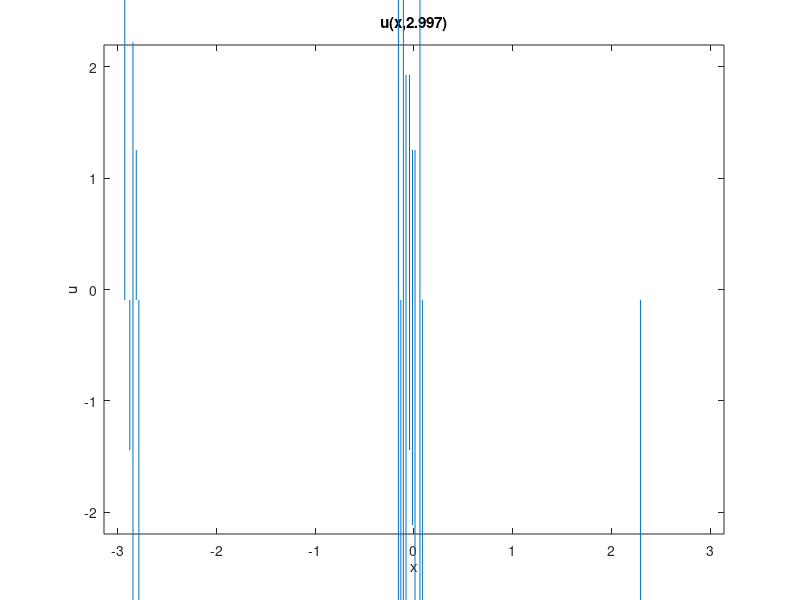

This figure's MATLAB source:
% Solve the transport equation, u_t +cu_x = 0
% using spectral methods and fully explicit Euler time stepping.
% This method is unstable.
% Author: Adam Larios.  Last modified: 2017-01-23.
clear all; close all;

%% Inputs =================================================================
% Resolution (number of points).  Best for FFT to use a power of 2.
N = 2^8;

% Viscosity. Must choose large enough for resolution, small enough for CFL.
c = 1;

% Initial time and final time.
t_0 = 0.0;
t_f = 3.0;

% Domain is [x_left,x_right).  It is periodic, so we identify endpoints.
x_left = -pi;
x_right = pi;

% Initial Condition
u_ic = @(x) sin(x) + 0.1*cos(33*x);

% Forcing on right-hand side.
f = @(x,t) 0;

% CFL number for advective term, used to determine time step.
CFL = 0.1; 

%% Grid Setup =============================================================
% Domain length
L = x_right - x_left;

% Step size.  Should it be L/N or L/(N-1)?
% Consider 4 points on [0,1]: [0.0, 0.25, 0.5, 0.75].  Thus, need dx = 1/4.
dx = L/N;
x = x_left + (0:(N-1))*dx;

% Compute time step respecting the advective CFL (required for stability).
dt = CFL*dx/c;
num_times = length(t_0:dt:t_f); % Number of time steps.
t = t_0; % Initialize time.

% Store all the wave-numbers, based on the way Matlab orders them.
k = [0:N/2-1 0 -N/2+1:-1]*(2*pi/L);

% Compute the transport operator in Fourier space
cik = c*1i*k;

% Initialize u to initial data.
u = u_ic(x);
u_max = 2*max(u);
u_min = 2*min(u);

% Compute the DFT (Discrete Fourier Transform) of initial data.
u_hat = fft(u);

%% Main time-stepping loop to solve the PDE.
for ti = 0:num_times
    % Plot by returning to physical space.
    if (mod(ti,10)==1)
        u = real(ifft(u_hat));
        plot(x,u);
        title(sprintf('u(x,%1.3f)',t));
        axis([x_left, x_right, u_min, u_max]); % Fix plot window.
        xlabel('x');
        ylabel('u');
        drawnow;
    end
    
    % Main update using Forward Euler, which is unstable for any dt.
    u_hat = u_hat - dt*(cik.*u_hat);
    
    t = t + dt;
end